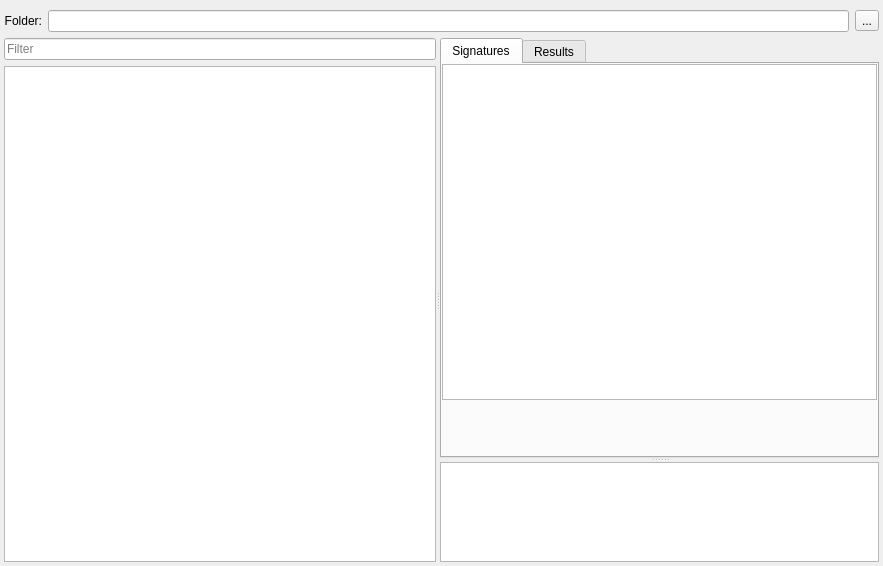
<?xml version="1.0" encoding="UTF-8"?>
<ui version="4.0">
 <class>SignatureDatabaseDialog</class>
 <widget class="QDialog" name="SignatureDatabaseDialog">
  <property name="geometry">
   <rect>
    <x>0</x>
    <y>0</y>
    <width>883</width>
    <height>566</height>
   </rect>
  </property>
  <property name="windowTitle">
   <string>Signature Database Manager</string>
  </property>
  <layout class="QVBoxLayout" name="verticalLayout_4" stretch="0,0,1">
   <property name="margin">
    <number>4</number>
   </property>
   <item>
    <widget class="QWidget" name="tbContainer" native="true"/>
   </item>
   <item>
    <layout class="QHBoxLayout" name="horizontalLayout">
     <item>
      <widget class="QLabel" name="label">
       <property name="text">
        <string>Folder:</string>
       </property>
       <property name="alignment">
        <set>Qt::AlignRight|Qt::AlignTrailing|Qt::AlignVCenter</set>
       </property>
      </widget>
     </item>
     <item>
      <widget class="QLineEdit" name="leFolder"/>
     </item>
     <item>
      <widget class="QToolButton" name="tbFolder">
       <property name="text">
        <string>...</string>
       </property>
      </widget>
     </item>
    </layout>
   </item>
   <item>
    <widget class="QSplitter" name="hSplitter">
     <property name="orientation">
      <enum>Qt::Horizontal</enum>
     </property>
     <widget class="QWidget" name="layoutWidget">
      <layout class="QVBoxLayout" name="verticalLayout">
       <item>
        <layout class="QHBoxLayout" name="horizontalLayout_2">
         <item>
          <widget class="QLineEdit" name="leFilter">
           <property name="text">
            <string/>
           </property>
           <property name="frame">
            <bool>true</bool>
           </property>
           <property name="placeholderText">
            <string>Filter</string>
           </property>
          </widget>
         </item>
        </layout>
       </item>
       <item>
        <widget class="QTreeView" name="tvFiles">
         <property name="showDropIndicator" stdset="0">
          <bool>false</bool>
         </property>
         <property name="rootIsDecorated">
          <bool>false</bool>
         </property>
         <property name="uniformRowHeights">
          <bool>true</bool>
         </property>
         <property name="itemsExpandable">
          <bool>false</bool>
         </property>
         <property name="allColumnsShowFocus">
          <bool>true</bool>
         </property>
         <property name="expandsOnDoubleClick">
          <bool>false</bool>
         </property>
         <attribute name="headerStretchLastSection">
          <bool>true</bool>
         </attribute>
        </widget>
       </item>
      </layout>
     </widget>
     <widget class="QSplitter" name="vSplitter">
      <property name="orientation">
       <enum>Qt::Vertical</enum>
      </property>
      <widget class="QTabWidget" name="tabWidget">
       <property name="currentIndex">
        <number>0</number>
       </property>
       <widget class="QWidget" name="tabSignatures">
        <attribute name="title">
         <string>Signatures</string>
        </attribute>
        <layout class="QVBoxLayout" name="verticalLayout_2">
         <property name="margin">
          <number>0</number>
         </property>
         <item>
          <widget class="QTreeView" name="tvSignatures">
           <property name="rootIsDecorated">
            <bool>false</bool>
           </property>
           <property name="uniformRowHeights">
            <bool>true</bool>
           </property>
           <property name="itemsExpandable">
            <bool>false</bool>
           </property>
           <property name="allColumnsShowFocus">
            <bool>true</bool>
           </property>
           <property name="expandsOnDoubleClick">
            <bool>false</bool>
           </property>
          </widget>
         </item>
         <item>
          <widget class="QHexEdit" name="sigpreviewHexEdit" native="true">
           <property name="sizePolicy">
            <sizepolicy hsizetype="Preferred" vsizetype="Fixed">
             <horstretch>0</horstretch>
             <verstretch>0</verstretch>
            </sizepolicy>
           </property>
           <property name="minimumSize">
            <size>
             <width>0</width>
             <height>50</height>
            </size>
           </property>
           <property name="baseSize">
            <size>
             <width>0</width>
             <height>0</height>
            </size>
           </property>
          </widget>
         </item>
        </layout>
       </widget>
       <widget class="QWidget" name="tabResults">
        <attribute name="title">
         <string>Results</string>
        </attribute>
        <layout class="QVBoxLayout" name="verticalLayout_3">
         <property name="margin">
          <number>0</number>
         </property>
         <item>
          <widget class="QLineEdit" name="leSignatureName">
           <property name="enabled">
            <bool>false</bool>
           </property>
           <property name="placeholderText">
            <string>Signature Name</string>
           </property>
          </widget>
         </item>
         <item>
          <widget class="QHexEdit" name="patternHexEdit" native="true"/>
         </item>
        </layout>
       </widget>
      </widget>
      <widget class="QTextEdit" name="teLog">
       <property name="maximumSize">
        <size>
         <width>16777215</width>
         <height>100</height>
        </size>
       </property>
       <property name="font">
        <font>
         <family>Monospace</family>
         <pointsize>8</pointsize>
        </font>
       </property>
       <property name="readOnly">
        <bool>true</bool>
       </property>
      </widget>
     </widget>
    </widget>
   </item>
  </layout>
 </widget>
 <customwidgets>
  <customwidget>
   <class>QHexEdit</class>
   <extends>QWidget</extends>
   <header>qhexedit/qhexedit.h</header>
   <container>1</container>
  </customwidget>
 </customwidgets>
 <resources/>
 <connections/>
</ui>
